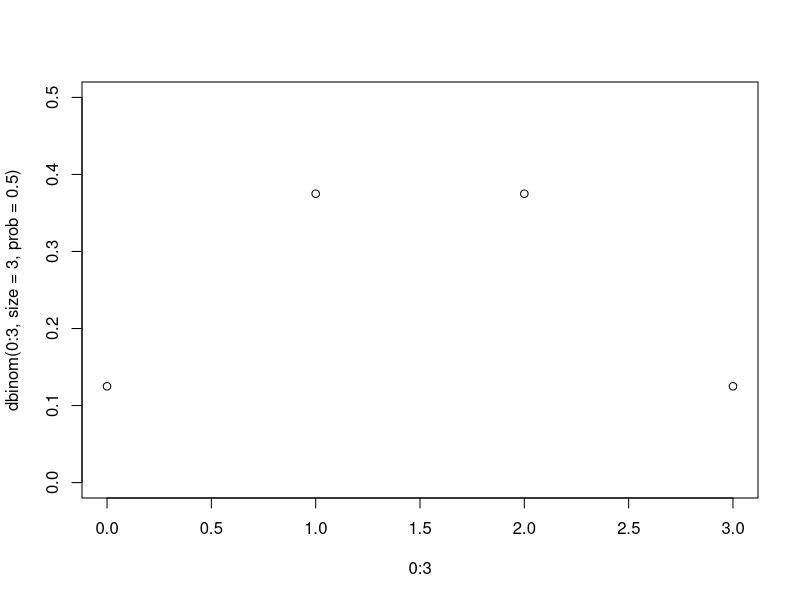
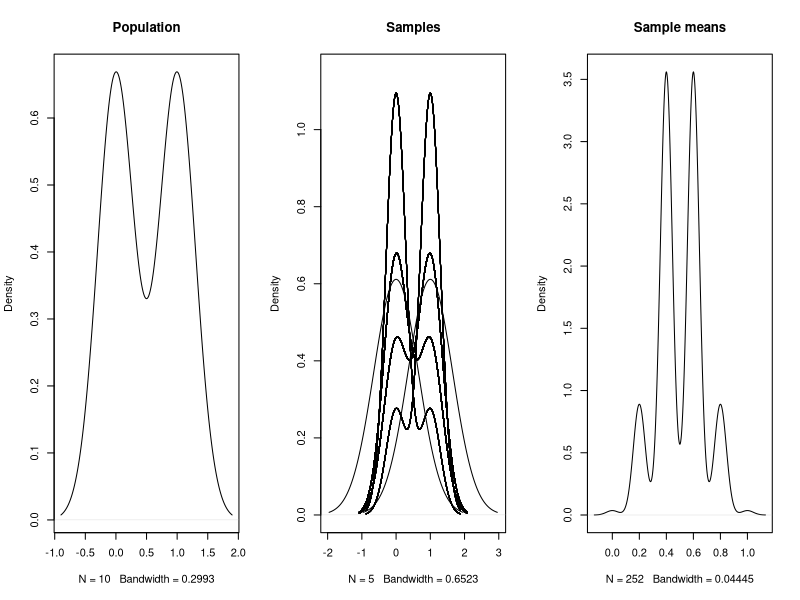
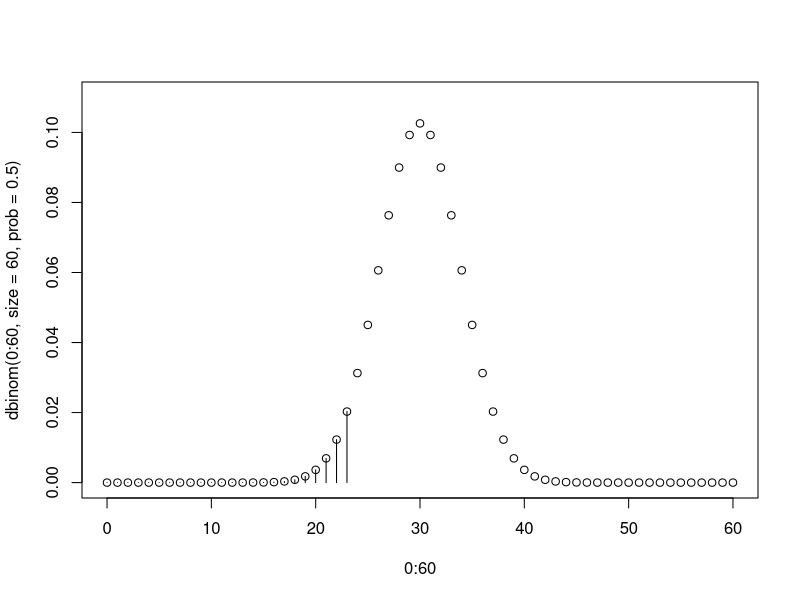

Generate these figures, in order, with R:
# 別忘了先設定工作目錄！

# 二之一節

# 模擬10,000次猜測火星人布魯諾是誰的結果
# 有三個名字各叫A, B, C的火星人
martians = c("A","B","C") 		
# 產生一個包含10000個為數字0的向量
first.guess.acc = numeric(10000)	
# 另產生一個包含10000個為數字0的向量
change.guess.acc = numeric(10000)	
# 進行10000次模擬
for (i in 1:10000) { 			
  # 隨機使用sample()函數選其中一個火星人為真實的布魯諾
 	real.bruno = sample(martians, 1) 	
 	# 隨機使用sample()函數猜測其中一個火星人為布魯諾
 	first.guess = sample(martians, 1)	
 	# 隨機選一個說自己不是布魯諾的火星人
 	# setdiff()函數幫忙從martians物件排除第一次猜測的火星人與真實的布魯諾
 	non.bruno = sample(setdiff(martians, c(real.bruno, first.guess)), 1) 
 	# 產生更換猜測的人選(排除第一次猜測的火星人與說自己不是布魯諾的火星人)
 	change.guess = setdiff(martians, c(first.guess, non.bruno))
 	# 如果第一次猜測是對的，會將1存入對應的「第一次猜測結果」的向量
 	# 1 * FALSE = 0；1 * TRUE = 1
 	first.guess.acc[i] = 1 * (real.bruno == first.guess) 
 	# 如果更換猜測人選後是對的，會將1存入對應的「更換後猜測結果」的向量
 	change.guess.acc[i] = 1 * (real.bruno == change.guess) 
} 

prob.first.guess = mean(first.guess.acc) 	# 第一次猜測正確的概率 
prob.change.guess = mean(change.guess.acc) 	# 第二次猜測的概率 
prob.first.guess 					# 大約是0.33，也就是1/3 
prob.change.guess 				# 大約是0.67，也就是2/3

# 三之一節
# 以擲硬幣的例子解釋從二項分佈中得到某種結果的機率
# 在擲三次硬幣的情況下，得出完全沒有正面的機率 
p0 = dbinom(x = 0, size = 3, prob = 0.5)
# 得出剛好1個正面的機率 
p1 = dbinom(x = 1, size = 3, prob = 0.5)
# 得出剛好2個正面的機率 
p2 = dbinom(x = 2, size = 3, prob = 0.5)
# 得出剛好3個正面的機率
p3 = dbinom(x = 3, size = 3, prob = 0.5) 
# 產生得出這四種情況的分佈圖 
plot(0:3, dbinom(0:3, size = 3, prob = 0.5), ylim = c(0,0.5)) 
# 得出最多2個正面的機率(0, H, 或HH)
p0 + p1 + p2 		
# 得出最少2個正面的機率(HH, HHH)
p2 + p3 				 
# 得出最多2個正面的機率(0, H, 或HH)
pbinom(q = 2, size = 3, prob = 0.5) 	 
# 得出最少2個正面的機率
pbinom(q = (3-2), size=3, prob=0.5) 
# 在擲60次硬幣的情況下，得到最少23個正面的機率
pbinom(q = 23, size = 60, prob = 0.5)  

# 模擬從母體火星文抽樣香蕉字詞的過程
# 符合虛無假設的母體，詞A與詞B各50,000個
null.population = c(rep("A", 50000), rep("B", 50000)) 
# 建立物件儲存得到至少37個詞A的抽樣次數 
hit.count = 0 
# 進行10,000次抽樣
for (i in 1:10000) { 
  # 用sample()從虛無假設的母體中隨意採樣60個「香蕉」字詞
  our.sample = sample(null.population, 60) 
  # 用sum()把所有樣本裡是A的數量加起來
  a.count = sum(our.sample == "A") 	
  # 如果a.count至少是(大於或等於)37
  if (a.count >= 37) 
  {  
     # 抽樣成功次數累加1
     hit.count = hit.count+1 
	} 
} 
# 把所有至少是37的抽樣結果數量除以10000次的採樣
hit.count/10000

# 三之三節
# 以「數值」的方式看待正確與否(0 = 不正確，1 = 正確)
samp = c(0,0,0,1,1) 
samp.mean = mean(samp) 		# 也就是正確率為2/5

# 直接先用二項檢定測試得到正確率為2/5的機率
pbinom(q = 2, size = 5, prob = 0.5) 	# 在5個樣本中，至少其中2個正確的機率 
#[1] 0.5 

# 改用常態分佈抽樣測試看看
mean(c(rep(0, 5), rep(1, 5))) # 假設母體為重覆5個0再重覆5個1
#[1] 0.5 

choose(10, 5) 		# 從有著10筆資料的母體任選5筆樣本資料的可能子集合數量
#[1] 252 

# 產生所有含有5個樣本的母體子集合
pop = c(rep(0, 5), rep(1, 5)) 	# 我們虛無假設的母體 
pop 					     
# 從母體中生成所有5個樣本的集合並放在一欄中
all.samps = combn(pop, 5) 	 
# 雖然很多子集合看起來一樣，但都是不同的組合 
all.samps 				

# 計算all.samps矩陣中每一欄的平均數 (1 = 行，2 = 欄) 
dist.samp.means = apply(all.samps, 2, mean) 

# 產生到目前為止步驟產出的結果的圖表
par(mfrow=c(1, 3)) 			# 把三個圖放在一列三欄的圖表空間 
plot(density(pop),main="Population")	# 繪製母體的分佈密度圖

# 接著繪製位於第一欄子集合的分佈密度圖
plot(density(all.samps[, 1]), main="Samples", 
	xlim = c(-2, 3), ylim =c(0, 1.15)	# 調整x軸和y軸的範圍
) 	 
for (i in 2:252) { 
	lines(density(all.samps[, i])) 	 	# 加上其他欄的子集合分佈密度圖
} 
# 最後繪製樣本的分佈密度圖
plot(density(dist.samp.means), main = "Sample means")
# 重設圖表空間為1列1欄
par(mfrow=c(1, 1)) 	

# 子集合平均數小於或等於(<=) 樣本平均數的數量，除以所有可能子集合數(252)
sum(dist.samp.means <= samp.mean) / length(dist.samp.means) 
#[1] 0.5 

# 模擬1,000次上述的抽樣計算過程
# 創建一個有1,000個數字的向量做為儲存的容器
rand.samp.means = numeric(1000) 	 
for (i in 1:1000) { 
  # 隨著迴圈進行在每次隨機運算前指定不同的亂數種子確保得到一樣的隨機運算
	set.seed(i)		
  # 隨意取出五個樣本子集合的計算平均數並存入rand.samp.means
	rand.samp.means[i] = mean(sample(pop, 5)) 
} 
# 子集合平均數小於或等於(<=) 樣本平均數的數量，除以所有可能子集合數(1,000)
sum(rand.samp.means <= samp.mean) / length(rand.samp.means)
#[1] 0.517

# 把樣本平均分佈當成常態分佈
# 常態分佈的平均值
mean.of.means = mean(dist.samp.means) 
mean.of.means 
#[1] 0.5
# 常態分佈的標準差
sd.of.means = sd(dist.samp.means) 
sd.of.means 
#[1] 0.1669983
# 我們實際平均數.4轉換為 z分數 
samp.mean.z = (samp.mean - mean.of.means)/sd.of.means 
samp.mean.z 
#[1] -0.5988083

# 在常態分佈中低於-0.5988083標準差的分佈區域佔比為27.5%
pnorm(samp.mean.z) 
#[1] 0.2746503  

# 三之四節
# 子集合平均數標準差 vs. 實際樣本標準誤
sd(dist.samp.means) # 0.1669983 
sd(pop)/sqrt(5) 		# 0.2357023 (比0.167更接近母體的sd(pop) = 0.527)  

# 以更大的母體與樣本比較母體標準差與樣本標準誤
# 假設一樣無模式的母體，但母體樣本增加到 N = 10,000，0和1的數量各半
big.pop = c(rep(0, 5000), rep(1, 5000)) 
# 樣本增加到 n = 50，而0和1的比例維持3:2
big.samp = c(rep(0, 30), rep(1, 20)) 	
# 創建有100,000個數值的物件，以便儲存子集合平均數
big.rand.samp.means = numeric(100000) 
# 注意，這次模擬資料太多，無法用combn()函數產生子集合，所以改以迴圈採樣
# 速度也會有點慢
for (i in 1:100000) { 
  # 每次迴圈依照i的數值進行指定不同的亂數種子
  set.seed(i)
  # 每次迴圈從母體中採樣50筆資料成為子集合，計算平均數後存入儲存容器
  big.rand.samp.means[i] = mean(sample(big.pop, 50)) 
} 
# 我們得出母體標準差：0.07034604
sd(big.rand.samp.means) 
# 中央極限定理的估算樣本標準誤：0.06998542，非常接近樣本標準差了！ 
sd(big.samp)/sqrt(50) 

# 四之一節
# 複習banana vs. ananab的二項檢定
# 在取樣60個火星「香蕉」詞的情況下，得到最少23個「banana」的機率
pbinom(q = 23, size = 60, prob = 0.5) 
#[1] 0.04623049 

# 取樣60次火星「香蕉」的所有情況 
plot(0:60, dbinom(0:60, size = 60, prob = 0.5), ylim = c(0, 0.11)) 
# 以線條標出取樣到0至23個[banana]的子集合(用?segments看看這個函數的用法)
# segments()函數是在即有的圖表上加上線條。在此例中，是依照x軸0至23的位置
# 加上線條，而線條的高度是按照dbinom產生的密度數值決定，也因此會和plot()
# 函數產生的點的高度一致。有些線條不明顯是因為密度趨近於0。
segments(0:23, rep(0, 23), 0:23, dbinom(0:23, size = 60, prob = 0.5)) 
